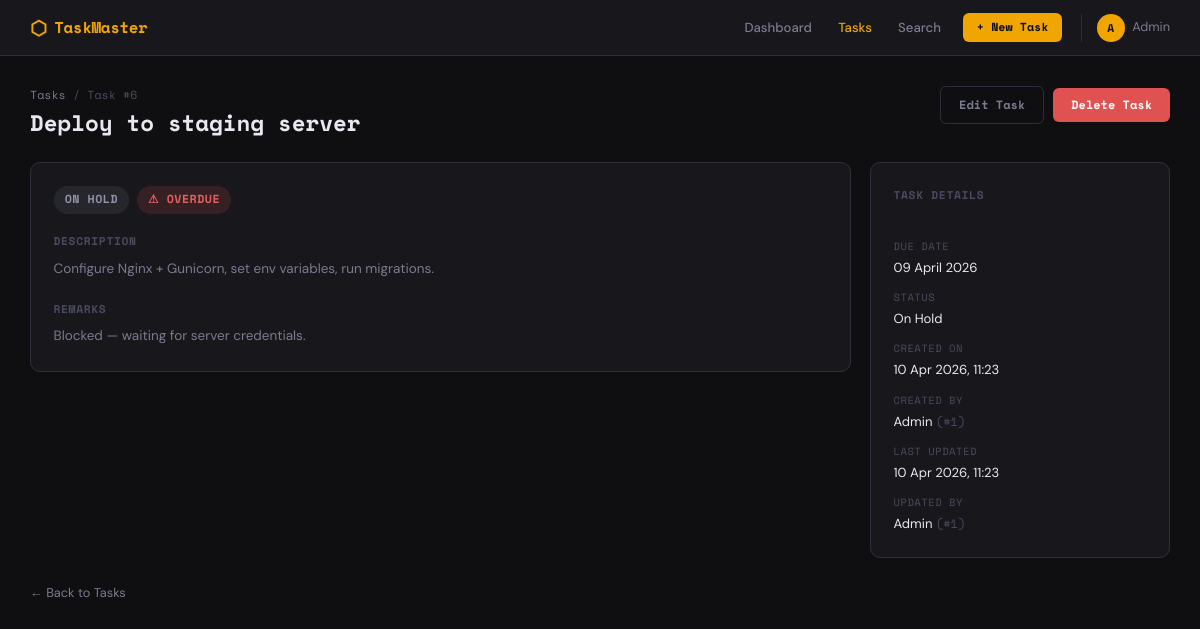
Screenshot of /tasks/6 with the database file from the repository.
### app/models/task_model.py (models this page shows, shortened)
class Task(db.Model):
    __tablename__ = 'tasks'
    id = db.Column(db.Integer, primary_key=True)
    title = db.Column(db.String(200), nullable=False)                         # Task Title
    description = db.Column(db.Text, nullable=True)                           # Task Description
    due_date = db.Column(db.Date, nullable=True)                              # Task Due Date
    status = db.Column(
        db.Enum(TaskStatus),
        nullable=False,
        default=TaskStatus.PENDING
    )                                                                          # Task Status
    remarks = db.Column(db.Text, nullable=True)                               # Task Remarks
    created_on = db.Column(db.DateTime, nullable=False, default=datetime.utcnow)       # Created On (Time Stamp)
    last_updated_on = db.Column(
        db.DateTime, nullable=False,
        default=datetime.utcnow, onupdate=datetime.utcnow
    )                                                                                   # Last Updated on (Time Stamp)
    created_by_id = db.Column(
        db.Integer, db.ForeignKey('users.id'), nullable=False
    )                                                                          # Created By ID
    last_updated_by_id = db.Column(
        db.Integer, db.ForeignKey('users.id'), nullable=False
    )                                                                          # Last Updated By ID
    __table_args__ = (
        db.Index('idx_tasks_status', 'status'),
        db.Index('idx_tasks_due_date', 'due_date'),
        db.Index('idx_tasks_created_by', 'created_by_id'),
        db.Index('idx_tasks_created_on', 'created_on'),
        db.Index('idx_tasks_title', 'title'),
    )
    @property
    def is_overdue(self):
        if self.due_date and self.status not in [TaskStatus.COMPLETED, TaskStatus.CANCELLED]:
            return self.due_date < datetime.utcnow().date()
        return False

### app/controllers/task_controller.py (the view)
@task_bp.route('/<int:task_id>')
def detail(task_id):
    task = Task.query.get_or_404(task_id)
    return render_template('tasks/detail.html', task=task)

### app/views/templates/tasks/detail.html (shortened to what this page needs)
{% extends 'base.html' %}
{% block content %}
<div class="page-header">
  <div>
    <div class="breadcrumb"><a href="{{ url_for('tasks.list_tasks') }}">Tasks</a> / Task #{{ task.id }}</div>
    <h1 class="page-title">{{ task.title }}</h1>
  </div>
  <div class="header-actions">
    <a href="{{ url_for('tasks.edit', task_id=task.id) }}" class="btn btn-outline">Edit Task</a>
    <form method="POST" action="{{ url_for('tasks.delete', task_id=task.id) }}" style="display:inline"
          onsubmit="return confirm('Are you sure you want to delete this task?')">
      <button type="submit" class="btn btn-danger">Delete Task</button>
    </form>
  </div>
</div>
<div class="detail-grid">
  <div class="detail-main">
    <div class="detail-card">
      <div class="detail-status-row">
        <span class="badge badge-{{ task.status.name.lower() }} badge-lg">{{ task.status.value }}</span>
        {% if task.is_overdue %}<span class="badge badge-overdue badge-lg">⚠ Overdue</span>{% endif %}
      </div>
      <div class="detail-section">
        <h3>Description</h3>
        <p class="detail-text">{{ task.description or 'No description provided.' }}</p>
      </div>
      {% if task.remarks %}
      <div class="detail-section">
        <h3>Remarks</h3>
        <p class="detail-text">{{ task.remarks }}</p>
      </div>
      {% endif %}
    </div>
  </div>
  <div class="detail-sidebar">
    <div class="detail-card">
      <h3>Task Details</h3>
      <div class="detail-meta">
        <div class="meta-row">
          <span class="meta-label">Due Date</span>
          <span class="meta-value">{{ task.due_date.strftime('%d %B %Y') if task.due_date else '—' }}</span>
        </div>
        <div class="meta-row">
          <span class="meta-label">Status</span>
          <span class="meta-value">{{ task.status.value }}</span>
        </div>
        <div class="meta-row">
          <span class="meta-label">Created On</span>
          <span class="meta-value">{{ task.created_on.strftime('%d %b %Y, %H:%M') }}</span>
        </div>
        <div class="meta-row">
          <span class="meta-label">Created By</span>
          <span class="meta-value">Admin <span class="meta-id">(#1)</span></span>
        </div>
        <div class="meta-row">
          <span class="meta-label">Last Updated</span>
          <span class="meta-value">{{ task.last_updated_on.strftime('%d %b %Y, %H:%M') }}</span>
        </div>
        <div class="meta-row">
          <span class="meta-label">Updated By</span>
          <span class="meta-value">Admin <span class="meta-id">(#1)</span></span>
        </div>
      </div>
    </div>
  </div>
</div>
<div class="back-link">
  <a href="{{ url_for('tasks.list_tasks') }}">← Back to Tasks</a>
</div>
{% endblock %}

### app/views/static/css/style.css (style rules this page uses)
:root { --bg: #0f0f11; --surface: #18181c; --surface2: #22222a; --border: #2e2e3a; --accent: #f0a500; --accent-dim: #b37d00; --accent-glow: rgba(240,165,0,0.12); --text: #e8e8f0; --text-muted: #7a7a90; --text-dim: #4a4a60; --danger: #e05252; --success: #4caf7d; --info: #5b9cf6; --warning: #f0a500; --radius: 6px; --radius-lg: 10px; --shadow: 0 2px 12px rgba(0,0,0,0.4); --shadow-lg: 0 8px 32px rgba(0,0,0,0.5); --mono: 'Space Mono', monospace; --sans: 'DM Sans', sans-serif; --transition: all 0.18s ease; }
*, *::before, *::after { box-sizing: border-box; margin: 0; padding: 0; }
html { font-size: 15px; }
body { font-family: var(--sans); background: var(--bg); color: var(--text); min-height: 100vh; line-height: 1.6; -webkit-font-smoothing: antialiased; }
a { color: var(--accent); text-decoration: none; transition: var(--transition); }
.btn { display: inline-flex; align-items: center; gap: 0.4rem; padding: 0.55rem 1.2rem; border-radius: var(--radius); font-family: var(--mono); font-size: 0.8rem; font-weight: 700; cursor: pointer; border: none; transition: var(--transition); text-align: center; white-space: nowrap; }
.btn-outline { background: transparent; color: var(--text-muted); border: 1px solid var(--border); }
.btn-danger { background: var(--danger); color: #fff; }
.page-header { display: flex; align-items: flex-start; justify-content: space-between; margin-bottom: 1.75rem; gap: 1rem; }
.page-title { font-family: var(--mono); font-size: 1.5rem; color: var(--text); line-height: 1.2; }
.header-actions { display: flex; gap: 0.6rem; align-items: center; }
.breadcrumb { font-size: 0.78rem; color: var(--text-dim); margin-bottom: 0.3rem; font-family: var(--mono); }
.breadcrumb a { color: var(--text-muted); }
.badge { display: inline-block; font-family: var(--mono); font-size: 0.68rem; font-weight: 700; padding: 0.2rem 0.55rem; border-radius: 30px; letter-spacing: 0.04em; text-transform: uppercase; white-space: nowrap; }
.badge-lg { font-size: 0.78rem; padding: 0.3rem 0.75rem; }
.badge-on_hold { background: rgba(122,122,144,0.15); color: #9090a8; }
.badge-overdue { background: rgba(224,82,82,0.15); color: #e06060; }
.detail-grid { display: grid; grid-template-columns: 1fr 300px; gap: 1.25rem; margin-bottom: 1.5rem; }
.detail-card { background: var(--surface); border: 1px solid var(--border); border-radius: var(--radius-lg); padding: 1.5rem; display: flex; flex-direction: column; gap: 1.25rem; }
.detail-status-row { display: flex; gap: 0.5rem; flex-wrap: wrap; }
.detail-section h3 { font-family: var(--mono); font-size: 0.75rem; font-weight: 700; color: var(--text-dim); text-transform: uppercase; letter-spacing: 0.06em; margin-bottom: 0.5rem; }
.detail-text { color: var(--text-muted); font-size: 0.9rem; line-height: 1.7; white-space: pre-wrap; }
.detail-sidebar .detail-card h3 { font-family: var(--mono); font-size: 0.75rem; font-weight: 700; color: var(--text-dim); text-transform: uppercase; letter-spacing: 0.06em; margin-bottom: 1rem; }
.detail-meta { display: flex; flex-direction: column; gap: 0.75rem; }
.meta-row { display: flex; flex-direction: column; gap: 0.15rem; }
.meta-label { font-size: 0.7rem; font-family: var(--mono); color: var(--text-dim); text-transform: uppercase; letter-spacing: 0.05em; }
.meta-value { font-size: 0.875rem; color: var(--text); }
.meta-id { color: var(--text-dim); font-size: 0.8rem; font-family: var(--mono); }
.back-link { margin-top: 0.5rem; }
.back-link a { font-size: 0.85rem; color: var(--text-muted); }

### rows the page displays
Task: id "6", title "Deploy to staging server", status.value "ON HOLD", description "Configure Nginx + Gunicorn, set env variables, run migrations.", remarks "Blocked — waiting for server credentials.", due_date "09 April 2026", status.value "On Hold", created_on "10 Apr 2026, 11:23", last_updated_on "10 Apr 2026, 11:23"
